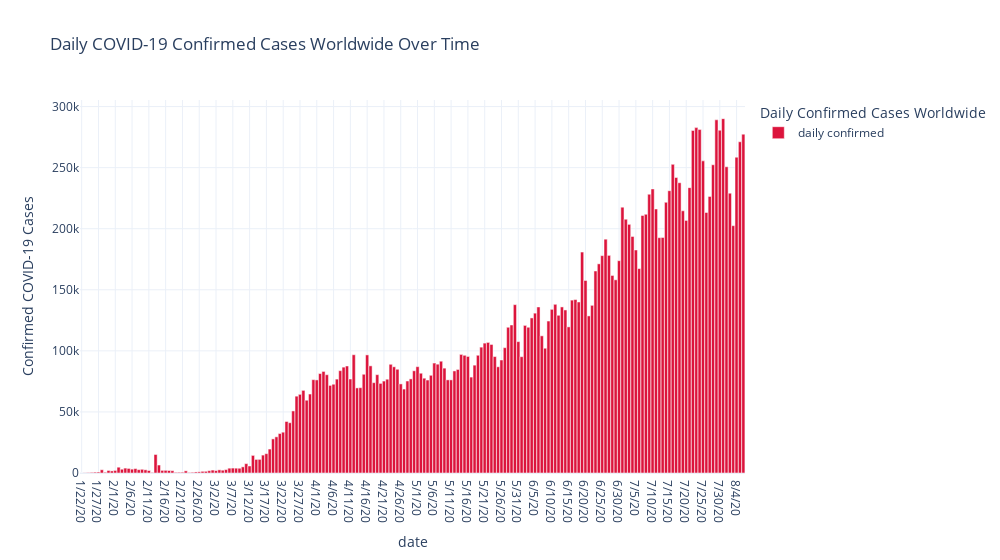

The notebook cell saved with this chart:
### Markdown cell above
# Daily COVID-19 Confirmed Cases Worldwide

### Code cell
world_rate_df['daily confirmed'] = world_rate_df.confirmed.diff()
world_rate_df.iloc[0,7]=0

world_rate_long_df = world_rate_df.melt(id_vars="date",
                                        value_vars='daily confirmed',
                                        var_name="Daily Confirmed Cases Worldwide",
                                        value_name="Confirmed COVID-19 Cases")
fig = px.bar(world_rate_long_df, x="date", y="Confirmed COVID-19 Cases", 
              title='Daily COVID-19 Confirmed Cases Worldwide Over Time',
              color='Daily Confirmed Cases Worldwide',
              template='plotly_white'
            )

fig.update_layout(
        width = 1000,
        xaxis_showgrid=True, yaxis_showgrid=True,
        bargap=0.05
        )

fig.update_traces(marker_color='crimson')

fig.show();

### Figure 1 — Plotly figure (JSON) as saved in the notebook; plotly's stock layout.template omitted (floating-point values rounded to 4 significant figures; data arrays with more than 128 entries replaced by an {"elided": "..."} marker saying what was removed)
{"data": [{"alignmentgroup": "True", "hovertemplate": "Daily Confirmed Cases Worldwide=daily confirmed<br>date=%{x}<br>Confirmed COVID-19 Cases=%{y}<extra></extra>", "legendgroup": "daily confirmed", "marker": {"color": "crimson"}, "name": "daily confirmed", "offsetgroup": "daily confirmed", "orientation": "v", "showlegend": true, "textposition": "auto", "type": "bar", "x": {"elided": "198 str values"}, "xaxis": "x", "y": {"elided": "198 int values"}, "yaxis": "y"}], "layout": {"bargap": 0.05, "barmode": "relative", "legend": {"title": {"text": "Daily Confirmed Cases Worldwide"}, "tracegroupgap": 0}, "title": {"text": "Daily COVID-19 Confirmed Cases Worldwide Over Time"}, "width": 1000, "xaxis": {"anchor": "y", "domain": [0, 1], "showgrid": true, "title": {"text": "date"}}, "yaxis": {"anchor": "x", "domain": [0, 1], "showgrid": true, "title": {"text": "Confirmed COVID-19 Cases"}}}}
